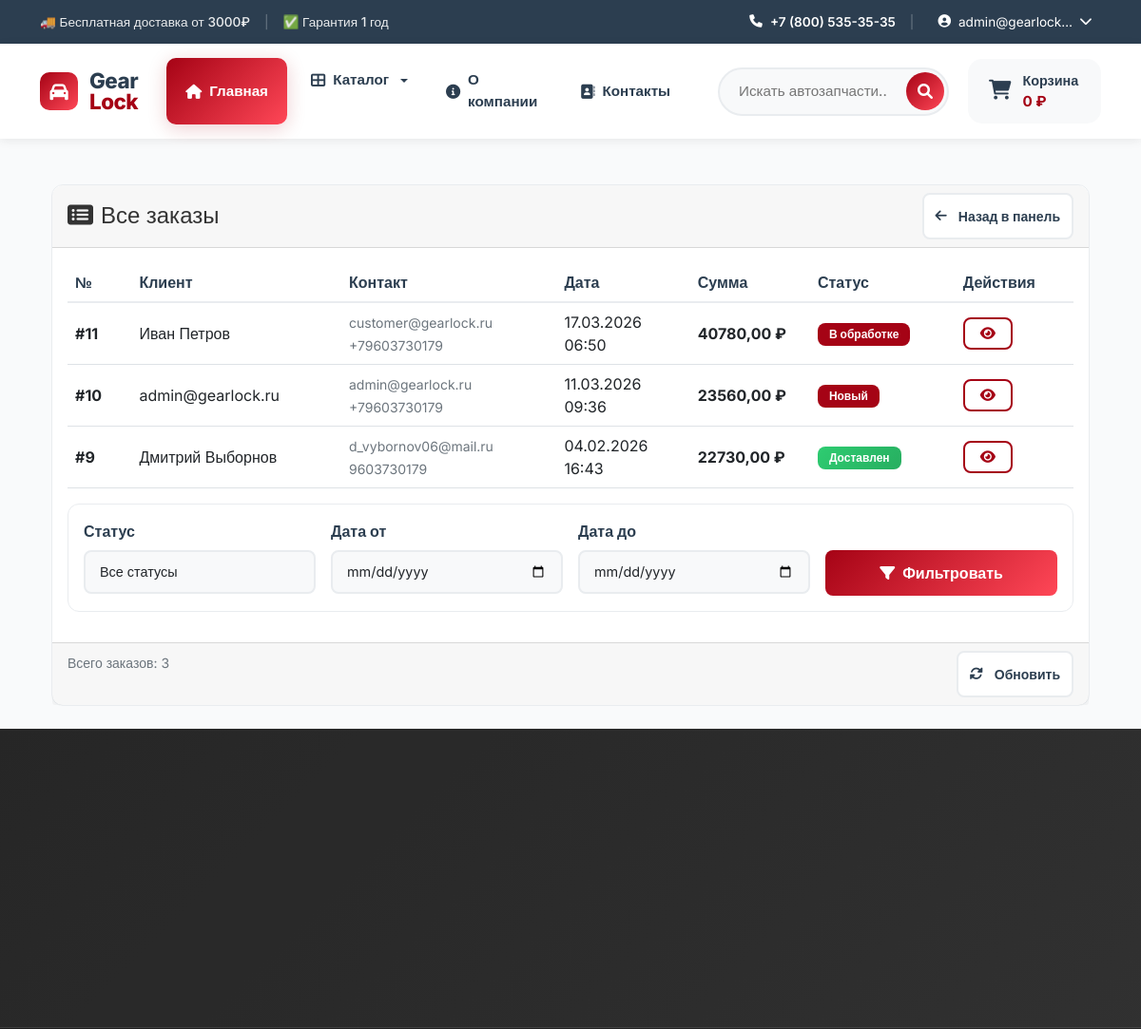
The page /orders/all/ (signed in, upper part) on the database as committed earlier.
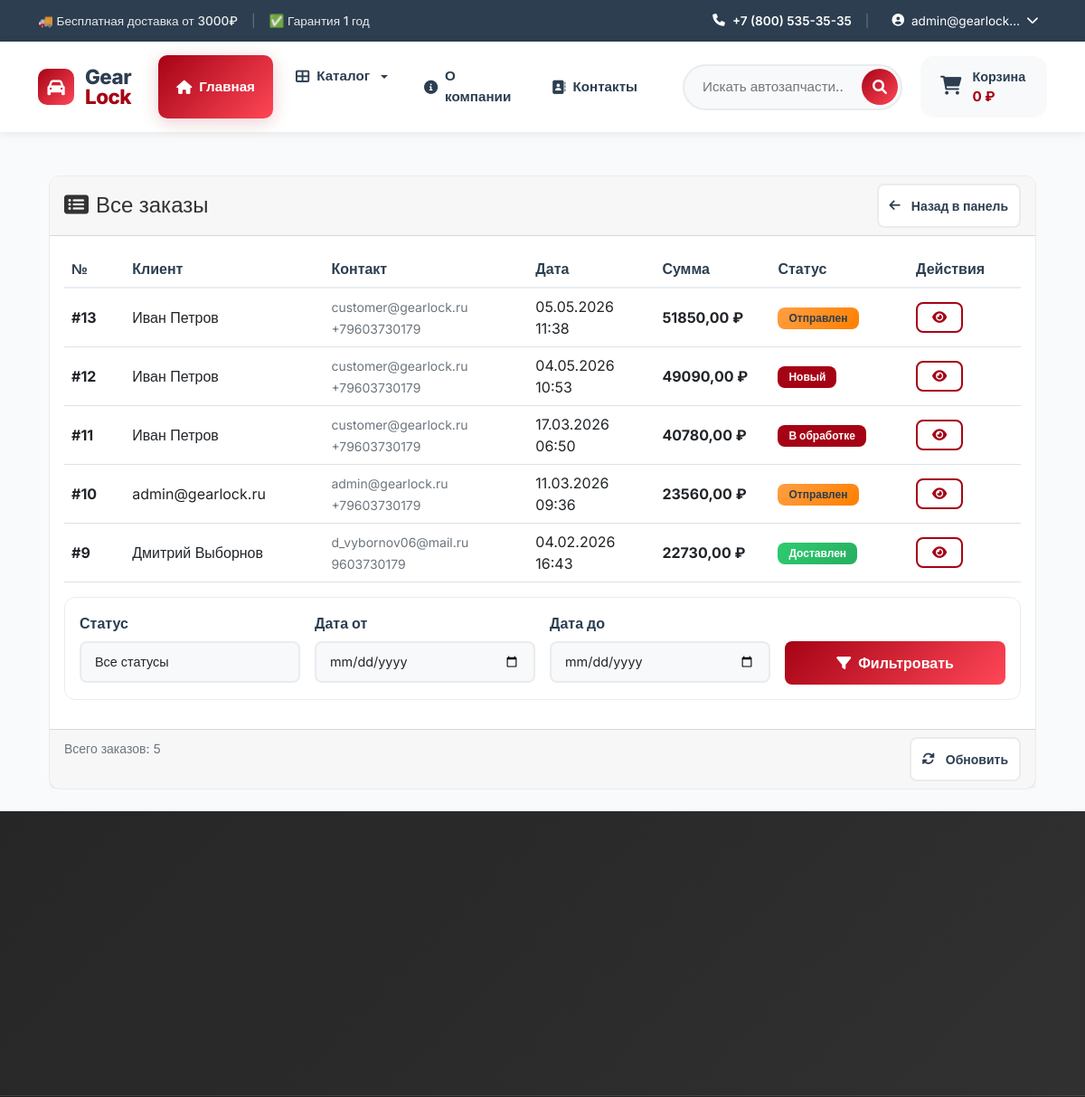
The same page on the database as committed later.
### orders/models.py (models this page shows, shortened)
class Order(models.Model):
    STATUS_CHOICES = [
        ('new', 'Новый'),
        ('processing', 'В обработке'),
        ('shipped', 'Отправлен'),
        ('delivered', 'Доставлен'),
        ('cancelled', 'Отменен'),
    ]
    PAYMENT_CHOICES = [
        ('card', 'Карта онлайн'),
        ('cash', 'Наличные при получении'),
        ('bank', 'Банковский перевод'),
    ]
    user = models.ForeignKey(settings.AUTH_USER_MODEL,
                           on_delete=models.CASCADE,
                           related_name='orders', null=True, blank=True)
    email = models.EmailField('Email')
    phone = models.CharField('Телефон', max_length=20)
    first_name = models.CharField('Имя', max_length=100)
    last_name = models.CharField('Фамилия', max_length=100)
    address = models.TextField('Адрес доставки')
    city = models.CharField('Город', max_length=100)
    postal_code = models.CharField('Почтовый индекс', max_length=20)
    status = models.CharField('Статус', max_length=20,
                            choices=STATUS_CHOICES, default='new')
    payment_method = models.CharField('Способ оплаты', max_length=20,
                                    choices=PAYMENT_CHOICES)
    total_price = models.DecimalField('Общая сумма', max_digits=10,
                                    decimal_places=2)
    notes = models.TextField('Примечания', blank=True)
    created_at = models.DateTimeField('Дата создания', auto_now_add=True)
    updated_at = models.DateTimeField('Дата обновления', auto_now=True)
    class Meta:
        verbose_name = 'Заказ'
        verbose_name_plural = 'Заказы'
        ordering = ['-created_at']

### users/models.py (models this page shows, shortened)
class User(AbstractUser):
    email = models.EmailField(_('email address'), unique=True)
    role = models.ForeignKey(
        Role,
        on_delete=models.SET_NULL,
        null=True,
        blank=True,
        verbose_name='Роль',
        related_name='users'
    )
    phone = models.CharField('Телефон', max_length=20, blank=True)
    address = models.TextField('Адрес', blank=True)
    postal_code = models.CharField('Почтовый индекс', max_length=20, blank=True)
    birth_date = models.DateField('Дата рождения', null=True, blank=True)
    USERNAME_FIELD = 'email'
    REQUIRED_FIELDS = ['username', 'first_name']
    class Meta:
        verbose_name = 'Пользователь'
        verbose_name_plural = 'Пользователи'

### orders/views.py (the view)
# urls.py: path('all/', views.all_orders, name='all_orders'),
@login_required
@manager_required
def all_orders(request):
    orders = Order.objects.all().order_by('-created_at')
    status_filter = request.GET.get('status')
    if status_filter:
        orders = orders.filter(status=status_filter)
    date_from = request.GET.get('date_from')
    date_to = request.GET.get('date_to')
    if date_from:
        orders = orders.filter(created_at__date__gte=date_from)
    if date_to:
        orders = orders.filter(created_at__date__lte=date_to)
    return render(request, 'orders/all_orders.html', {'orders': orders})

### cart/cart.py (called while the page is built)
    def get_total_price(self):
        return sum(
            float(item['price']) * item['quantity']
            for item in self.cart.values()
        )

    def __len__(self):
        return sum(item['quantity'] for item in self.cart.values())

### cart/context_processors.py (called while the page is built)
def cart(request):
    return {'cart': Cart(request)}

### catalog/context_processors.py (called while the page is built)
def categories(request):
    main_categories = Category.objects.filter(
        parent__isnull=True
    ).exclude(
        slug=''
    ).exclude(
        slug__isnull=True
    ).prefetch_related('children').order_by('order', 'name')
    return {
        'categories': main_categories,
        'all_categories': Category.objects.exclude(slug='').exclude(slug__isnull=True)
    }

### templates/orders/all_orders.html (shortened to what the changed rows need)
{% extends 'base.html' %}
{% load static %}
{% block content %}
<div class="container mt-4">
    <div class="row">
        <div class="col-12">
            <div class="card">
                <div class="card-body">
                    {% if orders %}
                        <div class="table-responsive">
                            <table class="table table-hover">
                                <thead>
                                    <tr>
                                        <th>№</th>
                                        <th>Клиент</th>
                                        <th>Контакт</th>
                                        <th>Дата</th>
                                        <th>Сумма</th>
                                        <th>Статус</th>
                                        <th>Действия</th>
                                    </tr>
                                </thead>
                                <tbody>
                                    {% for order in orders %}
                                        <tr>
                                            <td><strong>#{{ order.id }}</strong></td>
                                            <td>
                                                {% if order.user %}
                                                    {{ order.user.get_full_name|default:order.user.email }}
                                                {% else %}
                                                    {{ order.first_name }} {{ order.last_name }}
                                                {% endif %}
                                            </td>
                                            <td>
                                                <small class="text-muted">
                                                    {{ order.email }}<br>
                                                    {{ order.phone }}
                                                </small>
                                            </td>
                                            <td>{{ order.created_at|date:"d.m.Y H:i" }}</td>
                                            <td><strong>{{ order.total_price }} ₽</strong></td>
                                            <td>
                                                <span class="badge
                                                    {% if order.status == 'delivered' %}bg-success
                                                    {% elif order.status == 'processing' or order.status == 'new' %}bg-primary
                                                    {% elif order.status == 'shipped' %}bg-warning
                                                    {% elif order.status == 'cancelled' %}bg-danger
                                                    {% else %}bg-secondary{% endif %}">
                                                    {{ order.get_status_display }}
                                                </span>
                                            </td>
                                            <td>
                                                <div class="btn-group" role="group">
                                                    <a href="{% url 'orders:order_detail_manager' order.id %}"
                                                       class="btn btn-sm btn-outline-primary"
                                                       title="Просмотреть детали">
                                                        <i class="fas fa-eye"></i>
                                                    </a>
                                                </div>
                                            </td>
                                        </tr>
                                    {% endfor %}
                                </tbody>
                            </table>
                        </div>
                    {% endif %}
                </div>
                <div class="card-footer">
                    <div class="row">
                        <div class="col-md-6">
                            <small class="text-muted">
                                Всего заказов: {{ orders|length }}
                            </small>
                        </div>
                    </div>
                </div>
            </div>
        </div>
    </div>
</div>
{% endblock %}

Rows that differ between the two databases and show on the page:
added Order: id "13", user.get_full_name "Иван Петров", email "customer@gearlock.ru", phone "+79603730179", created_at "05.05.2026 11:38", total_price "51850,00", status "Отправлен"
added Order: id "12", user.get_full_name "Иван Петров", email "customer@gearlock.ru", phone "+79603730179", created_at "04.05.2026 10:53", total_price "49090,00", status "Новый"
changed Order "admin@gearlock.ru": status "Новый" → "Отправлен"
Other text that changed with them:
{{ orders|length }}: "3" → "5"
